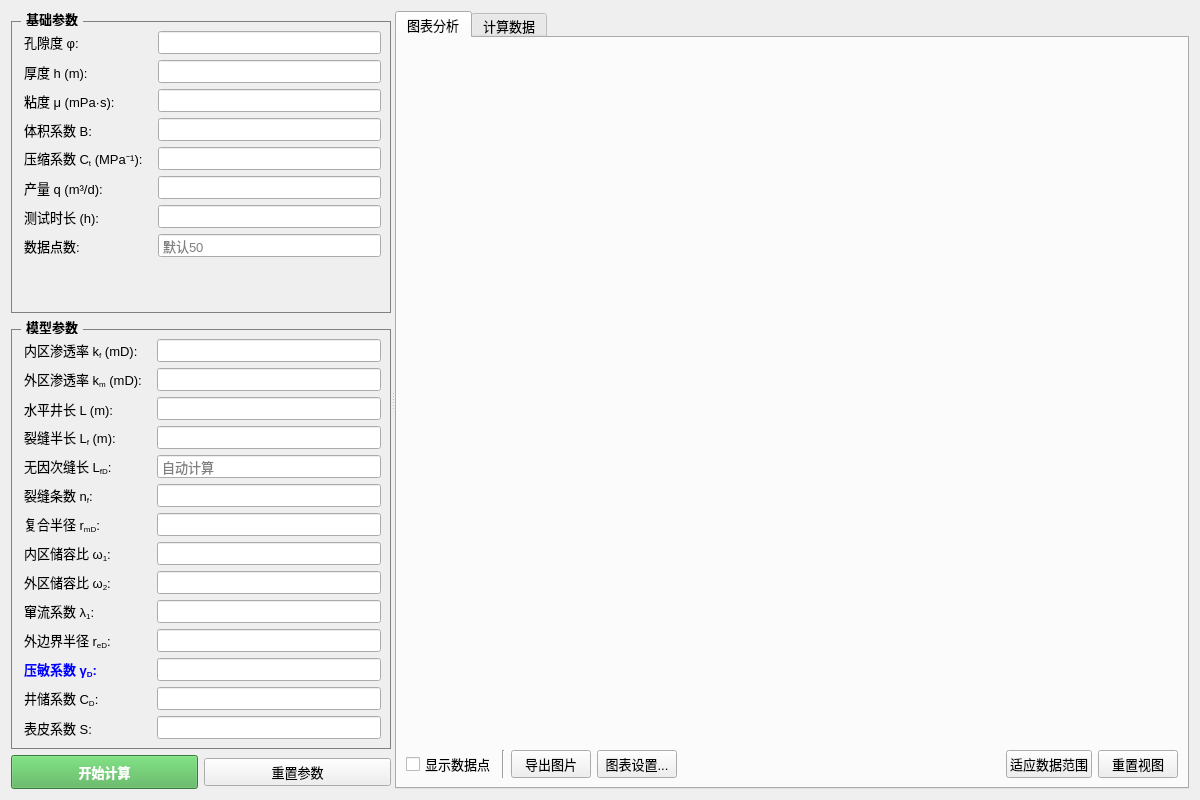
<?xml version="1.0" encoding="UTF-8"?>
<ui version="4.0">
 <class>ModelWidget6</class>
 <widget class="QWidget" name="ModelWidget6">
  <property name="geometry">
   <rect>
    <x>0</x>
    <y>0</y>
    <width>1200</width>
    <height>800</height>
   </rect>
  </property>
  <property name="windowTitle">
   <string>ModelWidget6 - 复合油藏水平井(含井储表皮)</string>
  </property>
  <property name="styleSheet">
   <string notr="true">QWidget { color: black; font-family: &quot;Microsoft YaHei&quot;; font-size: 10pt; } QGroupBox { font-weight: bold; border: 1px solid gray; margin-top: 10px; } QGroupBox::title { subcontrol-origin: margin; left: 10px; padding: 0 3px; } QLineEdit { padding: 2px; } QLabel { padding-right: 5px; }</string>
  </property>
  <layout class="QHBoxLayout" name="horizontalLayout">
   <item>
    <widget class="QSplitter" name="splitter">
     <property name="orientation">
      <enum>Qt::Orientation::Horizontal</enum>
     </property>
     <widget class="QWidget" name="leftPanel" native="true">
      <property name="maximumSize">
       <size>
        <width>380</width>
        <height>16777215</height>
       </size>
      </property>
      <layout class="QVBoxLayout" name="verticalLayout">
       <item>
        <widget class="QGroupBox" name="basicParamGroup">
         <property name="title">
          <string>基础参数</string>
         </property>
         <layout class="QFormLayout" name="formLayout_Base">
          <item row="0" column="0">
           <widget class="QLabel" name="label_phi">
            <property name="text">
             <string>&lt;html&gt;&lt;head/&gt;&lt;body&gt;&lt;p&gt;孔隙度 φ:&lt;/p&gt;&lt;/body&gt;&lt;/html&gt;</string>
            </property>
           </widget>
          </item>
          <item row="0" column="1">
           <widget class="QLineEdit" name="phiEdit"/>
          </item>
          <item row="1" column="0">
           <widget class="QLabel" name="label_h">
            <property name="text">
             <string>厚度 h (m):</string>
            </property>
           </widget>
          </item>
          <item row="1" column="1">
           <widget class="QLineEdit" name="hEdit"/>
          </item>
          <item row="2" column="0">
           <widget class="QLabel" name="label_mu">
            <property name="text">
             <string>粘度 μ (mPa·s):</string>
            </property>
           </widget>
          </item>
          <item row="2" column="1">
           <widget class="QLineEdit" name="muEdit"/>
          </item>
          <item row="3" column="0">
           <widget class="QLabel" name="label_B">
            <property name="text">
             <string>体积系数 B:</string>
            </property>
           </widget>
          </item>
          <item row="3" column="1">
           <widget class="QLineEdit" name="BEdit"/>
          </item>
          <item row="4" column="0">
           <widget class="QLabel" name="label_Ct">
            <property name="text">
             <string>&lt;html&gt;&lt;head/&gt;&lt;body&gt;&lt;p&gt;压缩系数 C&lt;sub&gt;t&lt;/sub&gt; (MPa⁻¹):&lt;/p&gt;&lt;/body&gt;&lt;/html&gt;</string>
            </property>
           </widget>
          </item>
          <item row="4" column="1">
           <widget class="QLineEdit" name="CtEdit"/>
          </item>
          <item row="5" column="0">
           <widget class="QLabel" name="label_q">
            <property name="text">
             <string>产量 q (m³/d):</string>
            </property>
           </widget>
          </item>
          <item row="5" column="1">
           <widget class="QLineEdit" name="qEdit"/>
          </item>
          <item row="6" column="0">
           <widget class="QLabel" name="label_t">
            <property name="text">
             <string>测试时长 (h):</string>
            </property>
           </widget>
          </item>
          <item row="6" column="1">
           <widget class="QLineEdit" name="tEdit"/>
          </item>
          <item row="7" column="0">
           <widget class="QLabel" name="label_points">
            <property name="text">
             <string>数据点数:</string>
            </property>
           </widget>
          </item>
          <item row="7" column="1">
           <widget class="QLineEdit" name="pointsEdit">
            <property name="placeholderText">
             <string>默认50</string>
            </property>
           </widget>
          </item>
         </layout>
        </widget>
       </item>
       <item>
        <widget class="QGroupBox" name="modelParamGroup">
         <property name="title">
          <string>模型参数</string>
         </property>
         <layout class="QFormLayout" name="formLayout_Model">
          <item row="0" column="0">
           <widget class="QLabel" name="label_kf">
            <property name="text">
             <string>&lt;html&gt;&lt;head/&gt;&lt;body&gt;&lt;p&gt;内区渗透率 k&lt;sub&gt;f&lt;/sub&gt; (mD):&lt;/p&gt;&lt;/body&gt;&lt;/html&gt;</string>
            </property>
           </widget>
          </item>
          <item row="0" column="1">
           <widget class="QLineEdit" name="kfEdit"/>
          </item>
          <item row="1" column="0">
           <widget class="QLabel" name="label_km">
            <property name="text">
             <string>&lt;html&gt;&lt;head/&gt;&lt;body&gt;&lt;p&gt;外区渗透率 k&lt;sub&gt;m&lt;/sub&gt; (mD):&lt;/p&gt;&lt;/body&gt;&lt;/html&gt;</string>
            </property>
           </widget>
          </item>
          <item row="1" column="1">
           <widget class="QLineEdit" name="kmEdit"/>
          </item>
          <item row="2" column="0">
           <widget class="QLabel" name="label_L">
            <property name="text">
             <string>水平井长 L (m):</string>
            </property>
           </widget>
          </item>
          <item row="2" column="1">
           <widget class="QLineEdit" name="LEdit"/>
          </item>
          <item row="3" column="0">
           <widget class="QLabel" name="label_Lf">
            <property name="text">
             <string>&lt;html&gt;&lt;head/&gt;&lt;body&gt;&lt;p&gt;裂缝半长 L&lt;sub&gt;f&lt;/sub&gt; (m):&lt;/p&gt;&lt;/body&gt;&lt;/html&gt;</string>
            </property>
           </widget>
          </item>
          <item row="3" column="1">
           <widget class="QLineEdit" name="LfEdit"/>
          </item>
          <item row="4" column="0">
           <widget class="QLabel" name="label_LfD">
            <property name="text">
             <string>&lt;html&gt;&lt;head/&gt;&lt;body&gt;&lt;p&gt;无因次缝长 L&lt;sub&gt;fD&lt;/sub&gt;:&lt;/p&gt;&lt;/body&gt;&lt;/html&gt;</string>
            </property>
           </widget>
          </item>
          <item row="4" column="1">
           <widget class="QLineEdit" name="LfDEdit">
            <property name="readOnly">
             <bool>true</bool>
            </property>
            <property name="placeholderText">
             <string>自动计算</string>
            </property>
           </widget>
          </item>
          <item row="5" column="0">
           <widget class="QLabel" name="label_nf">
            <property name="text">
             <string>&lt;html&gt;&lt;head/&gt;&lt;body&gt;&lt;p&gt;裂缝条数 n&lt;sub&gt;f&lt;/sub&gt;:&lt;/p&gt;&lt;/body&gt;&lt;/html&gt;</string>
            </property>
           </widget>
          </item>
          <item row="5" column="1">
           <widget class="QLineEdit" name="nfEdit"/>
          </item>
          <item row="6" column="0">
           <widget class="QLabel" name="label_rmD">
            <property name="text">
             <string>&lt;html&gt;&lt;head/&gt;&lt;body&gt;&lt;p&gt;复合半径 r&lt;sub&gt;mD&lt;/sub&gt;:&lt;/p&gt;&lt;/body&gt;&lt;/html&gt;</string>
            </property>
           </widget>
          </item>
          <item row="6" column="1">
           <widget class="QLineEdit" name="rmDEdit"/>
          </item>
          <item row="7" column="0">
           <widget class="QLabel" name="label_omga1">
            <property name="text">
             <string>&lt;html&gt;&lt;head/&gt;&lt;body&gt;&lt;p&gt;内区储容比 ω&lt;sub&gt;1&lt;/sub&gt;:&lt;/p&gt;&lt;/body&gt;&lt;/html&gt;</string>
            </property>
           </widget>
          </item>
          <item row="7" column="1">
           <widget class="QLineEdit" name="omga1Edit"/>
          </item>
          <item row="8" column="0">
           <widget class="QLabel" name="label_omga2">
            <property name="text">
             <string>&lt;html&gt;&lt;head/&gt;&lt;body&gt;&lt;p&gt;外区储容比 ω&lt;sub&gt;2&lt;/sub&gt;:&lt;/p&gt;&lt;/body&gt;&lt;/html&gt;</string>
            </property>
           </widget>
          </item>
          <item row="8" column="1">
           <widget class="QLineEdit" name="omga2Edit"/>
          </item>
          <item row="9" column="0">
           <widget class="QLabel" name="label_remda1">
            <property name="text">
             <string>&lt;html&gt;&lt;head/&gt;&lt;body&gt;&lt;p&gt;窜流系数 λ&lt;sub&gt;1&lt;/sub&gt;:&lt;/p&gt;&lt;/body&gt;&lt;/html&gt;</string>
            </property>
           </widget>
          </item>
          <item row="9" column="1">
           <widget class="QLineEdit" name="remda1Edit"/>
          </item>
          <item row="10" column="0">
           <widget class="QLabel" name="label_reD">
            <property name="text">
             <string>&lt;html&gt;&lt;head/&gt;&lt;body&gt;&lt;p&gt;外边界半径 r&lt;sub&gt;eD&lt;/sub&gt;:&lt;/p&gt;&lt;/body&gt;&lt;/html&gt;</string>
            </property>
           </widget>
          </item>
          <item row="10" column="1">
           <widget class="QLineEdit" name="reDEdit"/>
          </item>
          <item row="11" column="0">
           <widget class="QLabel" name="label_gamaD">
            <property name="styleSheet">
             <string notr="true">color: blue; font-weight: bold;</string>
            </property>
            <property name="text">
             <string>&lt;html&gt;&lt;head/&gt;&lt;body&gt;&lt;p&gt;压敏系数 γ&lt;sub&gt;D&lt;/sub&gt;:&lt;/p&gt;&lt;/body&gt;&lt;/html&gt;</string>
            </property>
           </widget>
          </item>
          <item row="11" column="1">
           <widget class="QLineEdit" name="gamaDEdit"/>
          </item>
          <item row="12" column="0">
           <widget class="QLabel" name="label_cD">
            <property name="text">
             <string>&lt;html&gt;&lt;head/&gt;&lt;body&gt;&lt;p&gt;井储系数 C&lt;sub&gt;D&lt;/sub&gt;:&lt;/p&gt;&lt;/body&gt;&lt;/html&gt;</string>
            </property>
           </widget>
          </item>
          <item row="12" column="1">
           <widget class="QLineEdit" name="cDEdit"/>
          </item>
          <item row="13" column="0">
           <widget class="QLabel" name="label_S">
            <property name="text">
             <string>表皮系数 S:</string>
            </property>
           </widget>
          </item>
          <item row="13" column="1">
           <widget class="QLineEdit" name="sEdit"/>
          </item>
         </layout>
        </widget>
       </item>
       <item>
        <layout class="QHBoxLayout" name="horizontalLayout_Btns">
         <item>
          <widget class="QPushButton" name="calculateButton">
           <property name="styleSheet">
            <string notr="true">background-color: #4CAF50; color: white; font-weight: bold; padding: 6px;</string>
           </property>
           <property name="text">
            <string>开始计算</string>
           </property>
          </widget>
         </item>
         <item>
          <widget class="QPushButton" name="resetButton">
           <property name="text">
            <string>重置参数</string>
           </property>
          </widget>
         </item>
        </layout>
       </item>
      </layout>
     </widget>
     <widget class="QWidget" name="rightPanel" native="true">
      <layout class="QVBoxLayout" name="rightLayout">
       <item>
        <widget class="QTabWidget" name="tabWidget_Right">
         <property name="currentIndex">
          <number>0</number>
         </property>
         <widget class="QWidget" name="tab_Chart">
          <attribute name="title">
           <string>图表分析</string>
          </attribute>
          <layout class="QVBoxLayout" name="verticalLayout_ChartTab">
           <item>
            <widget class="QWidget" name="chartContainer" native="true">
             <property name="sizePolicy">
              <sizepolicy hsizetype="Expanding" vsizetype="Expanding">
               <horstretch>0</horstretch>
               <verstretch>0</verstretch>
              </sizepolicy>
             </property>
            </widget>
           </item>
           <item>
            <layout class="QHBoxLayout" name="horizontalLayout_ChartTools">
             <item>
              <widget class="QCheckBox" name="checkShowPoints">
               <property name="text">
                <string>显示数据点</string>
               </property>
              </widget>
             </item>
             <item>
              <widget class="Line" name="line">
               <property name="orientation">
                <enum>Qt::Orientation::Vertical</enum>
               </property>
              </widget>
             </item>
             <item>
              <widget class="QPushButton" name="btnExportImage">
               <property name="text">
                <string>导出图片</string>
               </property>
              </widget>
             </item>
             <item>
              <widget class="QPushButton" name="chartSettingsButton">
               <property name="text">
                <string>图表设置...</string>
               </property>
              </widget>
             </item>
             <item>
              <spacer name="horizontalSpacer">
               <property name="orientation">
                <enum>Qt::Orientation::Horizontal</enum>
               </property>
               <property name="sizeHint" stdset="0">
                <size>
                 <width>40</width>
                 <height>20</height>
                </size>
               </property>
              </spacer>
             </item>
             <item>
              <widget class="QPushButton" name="fitToDataButton">
               <property name="text">
                <string>适应数据范围</string>
               </property>
              </widget>
             </item>
             <item>
              <widget class="QPushButton" name="resetViewButton">
               <property name="text">
                <string>重置视图</string>
               </property>
              </widget>
             </item>
            </layout>
           </item>
          </layout>
         </widget>
         <widget class="QWidget" name="tab_Data">
          <attribute name="title">
           <string>计算数据</string>
          </attribute>
          <layout class="QVBoxLayout" name="verticalLayout_DataTab">
           <item>
            <widget class="QTextEdit" name="resultTextEdit">
             <property name="readOnly">
              <bool>true</bool>
             </property>
            </widget>
           </item>
           <item>
            <widget class="QPushButton" name="btnExportData">
             <property name="text">
              <string>导出数据 (.csv)</string>
             </property>
            </widget>
           </item>
          </layout>
         </widget>
        </widget>
       </item>
      </layout>
     </widget>
    </widget>
   </item>
  </layout>
 </widget>
 <resources/>
 <connections/>
</ui>
